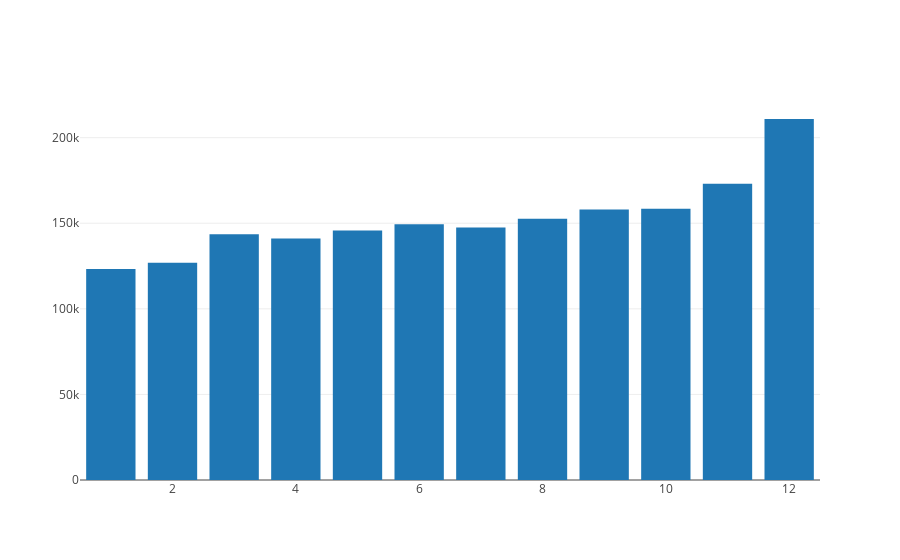

Source (notebook cell):
### Markdown cell above
Here we look at the same store sales from month to month over all items. We can see there's a spike in December, likely due to Christmas and a dip in January, likely due to fewer funds available after Christmas.  There trends don't quite match those above.  Thus the particular item from above has its own sales trend throughout the year.

### Code cell
data = train_data_2013.loc[train_data_2013['store_nbr'] == rand_stores[0],:]
grpd_data = data.groupby('date_month')
iplot(go.Figure(data = [go.Bar(x = [val for val,_ in grpd_data], y = grpd_data.sum()['unit_sales'], name = 'tot_trans')]))

### Figure 1 — Plotly figure (JSON) as saved in the notebook; plotly's stock layout.template omitted (floating-point values rounded to 4 significant figures)
{"data": [{"name": "tot_trans", "type": "bar", "x": [1, 2, 3, 4, 5, 6, 7, 8, 9, 10, 11, 12], "y": [123200.0, 126900.0, 143600.0, 141000.0, 145800.0, 149400.0, 147500.0, 152600.0, 158000.0, 158400.0, 173000.0, 210900.0]}], "layout": {}}
